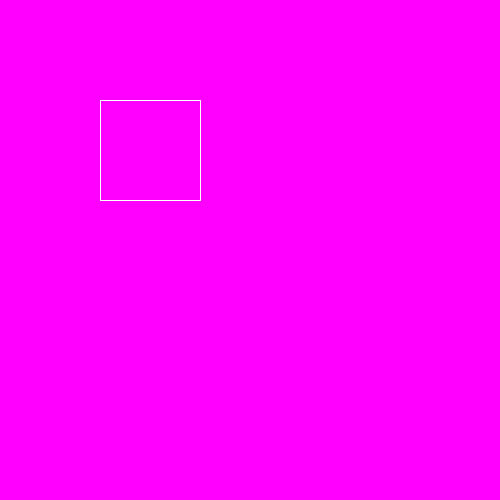
Frame 1 (no input)
Frame 60 (the mouse pressed at the canvas centre just before this capture): identical to frame 1, image omitted
Frame 120 (the mouse held since frame 60 and released just before this capture): identical to frame 1, image omitted

The Processing sketch that drew this single still picture (run headless with seeded random() and noise(); from frame 60 on, the mouse is pressed at the canvas centre):

// Processing sketch: Opdracht_4
// ── Opdracht_4.pde

void setup(){
  size(500,500);
  
}

void draw(){
  background(255,0,255);
  stroke(255);
  square(100,100,100,100);
}

void square( int x, int y, int w, int h){
  //top line
  line(x,y,x+w,y);
  //bottom line
  line(x,y+h,x+w,y+h);
  //left line
  line(x,y,x,y+h);
  //right line
  line(x+w,y,x+w,y+h);
}
